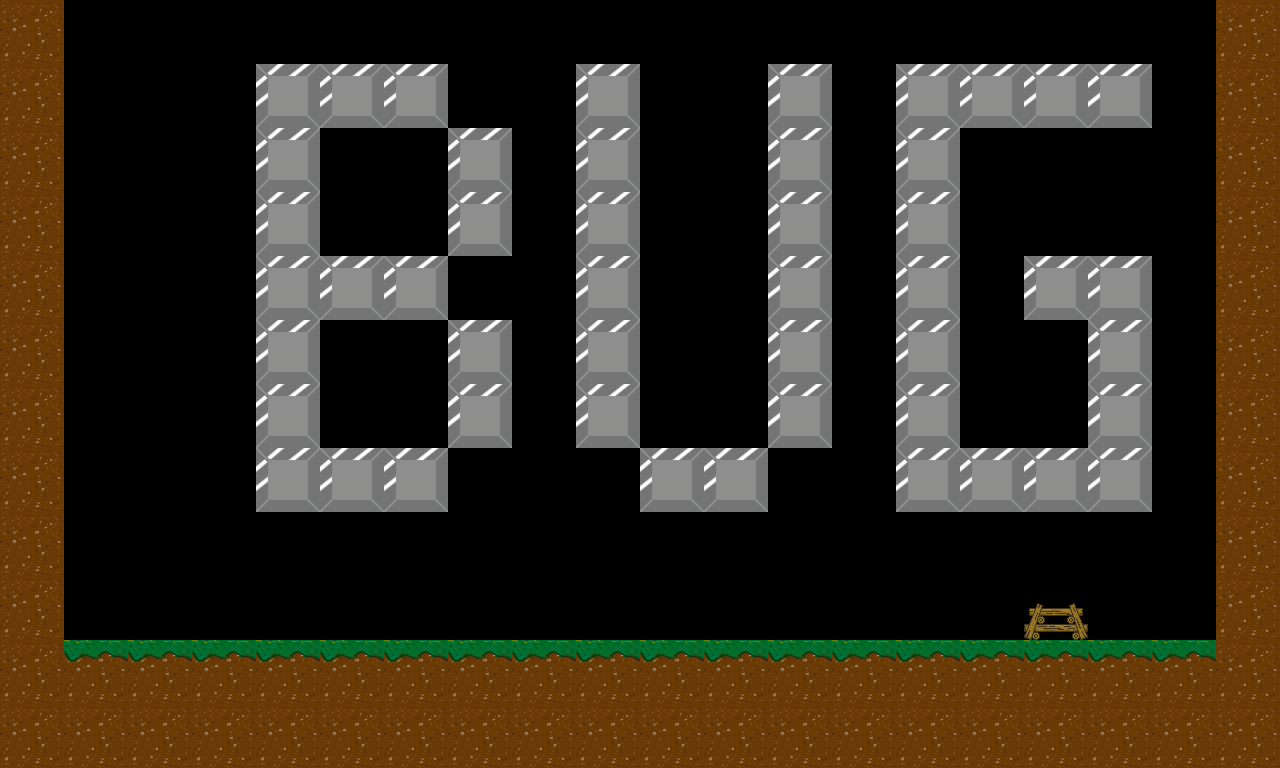

This game map was drawn from its Tiled (.tmx) file and the tilesets committed beside it. A one-line description and the full map source follow:
An orthogonal 20x12 tile map with 64x64 px tiles, 1 tile layer (タイル・レイヤー1).

<map version="1.0" orientation="orthogonal" renderorder="right-down" width="20" height="12" tilewidth="64" tileheight="64" nextobjectid="1">
 <tileset firstgid="1" name="data" tilewidth="64" tileheight="64" tilecount="16" columns="4">
  <image source="../TeamWorkGame/TeamWorkGame/TeamWorkGameContent/TileMapSource.png" width="256" height="256" />
 </tileset>
 <layer name="タイル・レイヤー1" width="20" height="12">
  <data encoding="csv">
2,0,0,0,0,0,0,0,0,0,0,0,0,0,0,0,0,0,0,2,
2,0,0,0,6,6,6,0,0,6,0,0,6,0,6,6,6,6,0,2,
2,0,0,0,6,0,0,6,0,6,0,0,6,0,6,0,0,0,0,2,
2,0,0,0,6,0,0,6,0,6,0,0,6,0,6,0,0,0,0,2,
2,0,0,0,6,6,6,0,0,6,0,0,6,0,6,0,6,6,0,2,
2,0,0,0,6,0,0,6,0,6,0,0,6,0,6,0,0,6,0,2,
2,0,0,0,6,0,0,6,0,6,0,0,6,0,6,0,0,6,0,2,
2,0,0,0,6,6,6,0,0,0,6,6,0,0,6,6,6,6,0,2,
2,0,0,0,0,0,0,0,0,0,0,0,0,0,0,0,0,0,0,2,
2,0,0,0,0,0,0,0,0,0,0,0,0,0,0,0,10,0,0,2,
2,3,3,3,3,3,3,3,3,3,3,3,3,3,3,3,3,3,3,2,
2,2,2,2,2,2,2,2,2,2,2,2,2,2,2,2,2,2,2,2
</data>
 </layer>
</map>